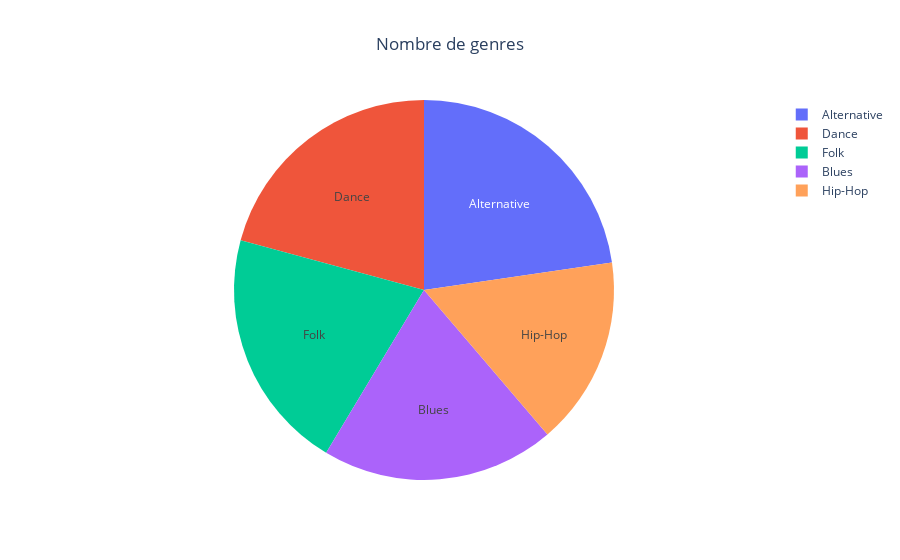

Write notebook code for a chart like this one.
### Code cell
fig1 = px.pie(genres5, values='artist_name', names='genre', title='Nombre de genres')
fig1.update_traces(textposition='inside', textinfo='label')
fig1.update_layout(title={"x":0.5})
fig1.show()

### Figure 1 — Plotly figure (JSON) as saved in the notebook; plotly's stock layout.template omitted (floating-point values rounded to 4 significant figures)
{"data": [{"domain": {"x": [0, 1], "y": [0, 1]}, "hovertemplate": "genre=%{label}<br>artist_name=%{value}<extra></extra>", "labels": ["Alternative", "Dance", "Folk", "Blues", "Hip-Hop"], "legendgroup": "", "name": "", "showlegend": true, "textinfo": "label", "textposition": "inside", "type": "pie", "values": [1781, 1632, 1618, 1560, 1261]}], "layout": {"autosize": true, "legend": {"tracegroupgap": 0}, "title": {"text": "Nombre de genres", "x": 0.5}}}
